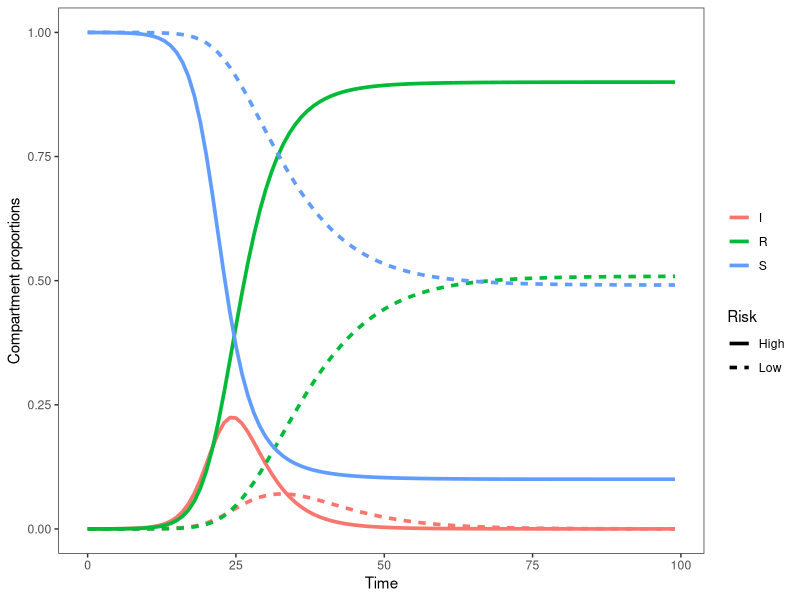
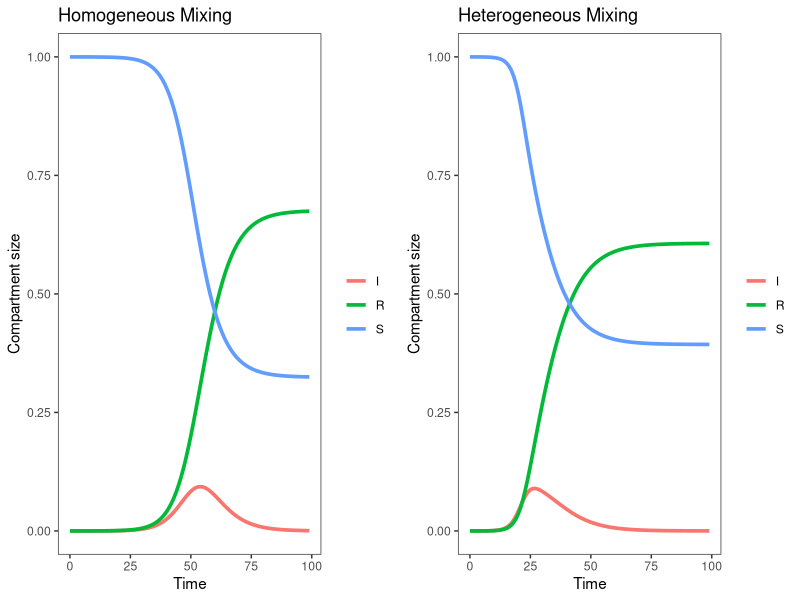
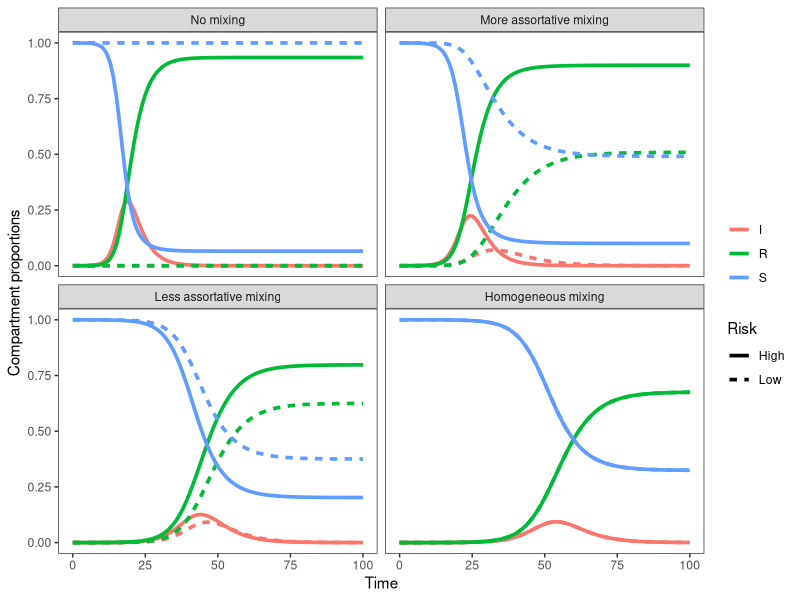
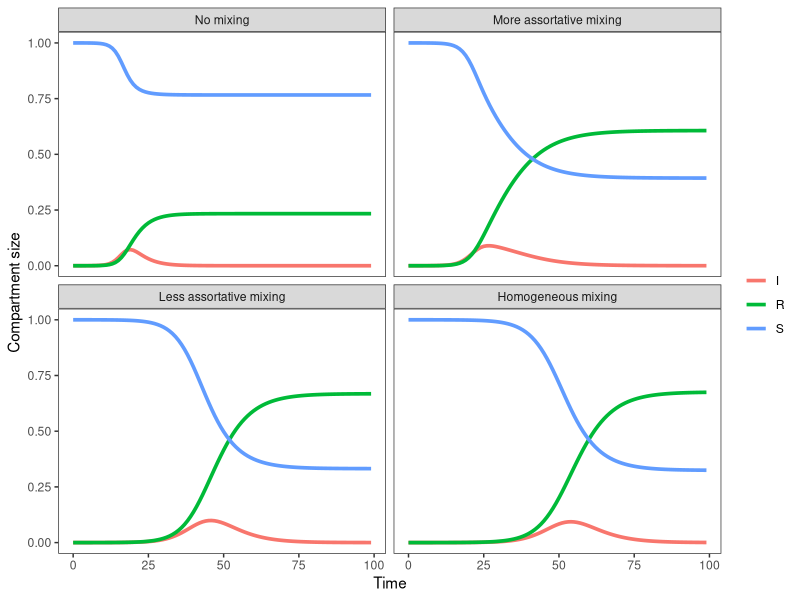
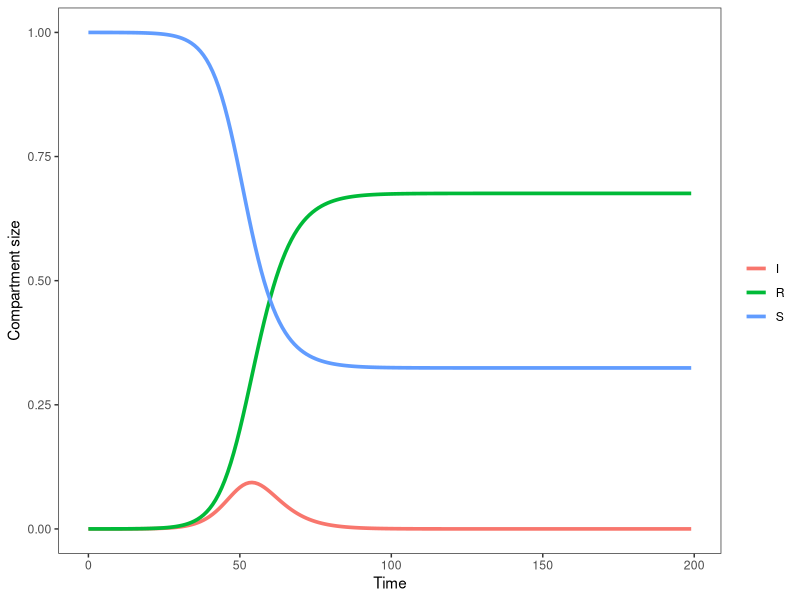
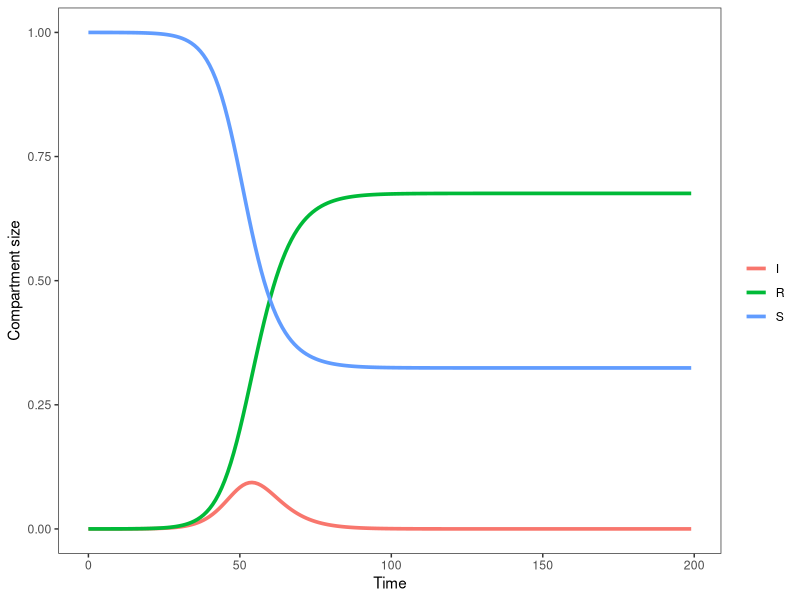

Write R code to recreate these figures, in order.
###############################################################################################

#SIR model with heterogeneous mixing (high- and low-risk groups)

###############################################################################################

#1. Load packages
library(deSolve)
library(tidyverse)
library(cowplot)

#2. Define parameters, starting compartment sizes, and timesteps
# In SIR_basic, we had a beta (effective contact rate) of 0.5
# Let's say this represented 5 contacts with a 10% probability of infection per infected contact
# Now we have a contact matrix instead - still with a 10% probability of infection per contact,
# but with heterogeneous contact structure.
# WAIFW: effective contact rate to h from h, to l from h, to h from l, to l from l (in that order).
params <- list(contact_matrix=matrix(data=c(29, 1, 1, 5)*0.1,
                                         nrow=2, ncol=2, byrow=T),
                   gamma = 0.3 #recovery rate (1/duration infection)
)


state <- c(S_High = 24999, #high (h) and low (l) risk groups
           S_Low = 75000,
           I_High = 1,
           I_Low = 0,
           R_High = 0,
           R_Low = 0
)

T_end <- 500 #run model for 500 time steps (e.g. months)
times <- seq(0, T_end, by = 1) #runs the model for 500 time steps (e.g. months), and computes output at each time step


print(params)
print(state)

#3. Define function for a basic SIR model with 2 groups and no demography
# We structure "state" as a matrix within the function and use matrix multiplication to increase efficiency
MixingSIR<-function(t, state, params) {

    state <- matrix(data=state, nrow=ncol(params$contact_matrix))
    colnames(state) <- c("S", "I", "R")
    rownames(state) <- c("h", "l")

    with(params, {
      dS <- -1*state[, "S"]*state[,"I"]%*%contact_matrix/sum(state)
      dI <- state[, "S"]*state[,"I"]%*%contact_matrix/sum(state) -
        gamma*state[,"I"]
      dR <- gamma*state[,"I"]

      #return the rates of change as a list
      list(c(dS, dI, dR))
    })
}

#demonstrate matrix multiplication here
state_mat <- matrix(data=state, nrow=ncol(params$contact_matrix))
colnames(state_mat) <- c("S", "I", "R")
rownames(state_mat) <- c("h", "l")

print(state_mat)

#rates at which high- and low-risk susceptibles acquire infection
state_mat[,"I"]%*%params$contact_matrix/sum(state_mat)

#4. Run the model and view model output
# We define a new plotting function that allows for easy visualization of the 2 risk groups
output <- ode(y = state, times = times, func = MixingSIR, parms = params)
output <- as.data.frame(output)

output_long <- pivot_longer(output, cols=2:ncol(output), names_to=c("state", "risk"), names_sep="_", values_to="size")
output_long <- output_long %>% group_by(time, risk) %>% mutate(N=sum(size))

plot_trace_risk <-function(out) {
  fig <- ggplot(out, aes(x=time, y=size/N, color=state, linetype=risk)) +
    geom_line(linewidth=1.25) +
    labs(x='Time', y='Compartment proportions', color='', linetype='Risk') +
    theme_bw() + theme(panel.grid=element_blank())
  return(fig)
}

plot_trace_risk(output_long %>% filter(time<100))

#5. Compare output to a situation with no risk stratification (using BasicSIR)
#this is just the same as in SIR_basic
params_basic <- c(beta = 0.5, #effective contact rate (aka transmission rate)
                      gamma = 0.3 #recovery rate (1/duration of infection)
)

state_basic <- c(S = 99999, #population of 100,000, 1 person starts of infected
                 I = 1,
                 R = 0
)

BasicSIR<-function(t, state, params) {
  with(as.list(c(state, params)),{

    N = S + I + R #define N (total population size)

    #SIR model equations from lecture - rates of change in and out of each compartment
    dS <- -beta*S*I/N
    dI <- beta*S*I/N - gamma*I
    dR <- gamma*I

    #return the rates of change as a list
    list(c(dS, dI, dR))
  })
}

plot_trace <-function(out) {
  fig <- ggplot(out, aes(x=time, y=size/N, color=state)) +
    geom_line(linewidth=1.25) +
    labs(x='Time', y='Compartment size', color='') +
    theme_bw() + theme(panel.grid=element_blank())
  return(fig)
}

output_basic <- ode(y = state_basic, times = times, func = BasicSIR, parms = params_basic)
output_basic <- as.data.frame(output_basic) %>% mutate(N=S+I+R)
output_long_basic <- pivot_longer(output_basic, cols=c("S","I","R"), names_to="state", values_to="size")
fig1 <- plot_trace(output_long_basic %>% filter(time<100))

#sum across risk groups to produce an equivalent trace plot
output_long_sum <- output_long %>% group_by(time, state) %>%
  summarise(size=sum(size), N=sum(N))
fig2 <- plot_trace(output_long_sum %>% filter(time<100))

#compare trace plots
plot_grid(fig1 + ggtitle("Homogeneous Mixing"),
          fig2 + ggtitle("Heterogeneous Mixing"),
          align="hv")

#6. Probably skip for time/wasn't covered in slides, but we can also compare R0.
# R0 is greater in the stratified version (explains earlier epidemic peak)
# But Rt (harder to calculate) declines faster in the stratified version - exhaustion of susceptibles in the high-risk group
R_matrix <- params$contact_matrix*(rowSums(matrix(data=state, nrow=ncol(params$contact_matrix)))/sum(state))/
  (params$gamma)
R0 <- max(eigen(R_matrix)$values) #this is the R0 of the stratified version

R0_basic <- params_basic[["beta"]]/params_basic[["gamma"]]
print(paste0("R0 basic: ", round(R0_basic, 2), "; R0 stratified: ", round(R0, 2)))

#7. Changing mixing patterns - but keeping total # contacts the same
contact_matrices <- list(matrix(data=c(35, 0, 0, 5)*0.1,
                             nrow=2, ncol=2, byrow=T),
                      matrix(data=c(29, 1, 1, 5)*0.1,
                             nrow=2, ncol=2, byrow=T),
                      matrix(data=c(17, 3, 3, 5)*0.1,
                             nrow=2, ncol=2, byrow=T),
                      matrix(data=c(5,5,5,5)*0.1,
                             nrow=2, ncol=2, byrow=T)
                      )

names(contact_matrices) <- c("No mixing", "More assortative mixing",
                             "Less assortative mixing", "Homogeneous mixing")

output_all <- list()
for(i in names(contact_matrices)) {
    params[["contact_matrix"]] <- contact_matrices[[i]]
    output <- ode(y = state, times = times, func = MixingSIR, parms = params)
    output_long <- pivot_longer(as.data.frame(output), cols=2:ncol(output),
                                names_to=c("state", "risk"), names_sep="_", values_to="size")
    output_long <- output_long %>% group_by(time, risk) %>% mutate(N=sum(size))
    output_all <- c(output_all, list(output_long %>% mutate(contact_pattern=i)))
}

#results stratified by risk group
output_all <- bind_rows(output_all) %>%
  mutate(contact_pattern=factor(contact_pattern, levels=names(contact_matrices)))
plot_trace_risk(output_all %>% filter(time<=100)) + facet_wrap(~contact_pattern)

#total population results
output_all_sum <- output_all %>% group_by(time, state, contact_pattern) %>%
  summarise(size=sum(size), N=sum(N))
plot_trace(output_all_sum %>% filter(time<100)) + facet_wrap(~contact_pattern)

#8. Confirm that the homogeneous mixing version is the same as the BasicSIR model
plot_trace(output_all_sum %>% filter(time<200 & contact_pattern=="Homogeneous mixing"))
plot_trace(output_long_basic %>% filter(time<200))
